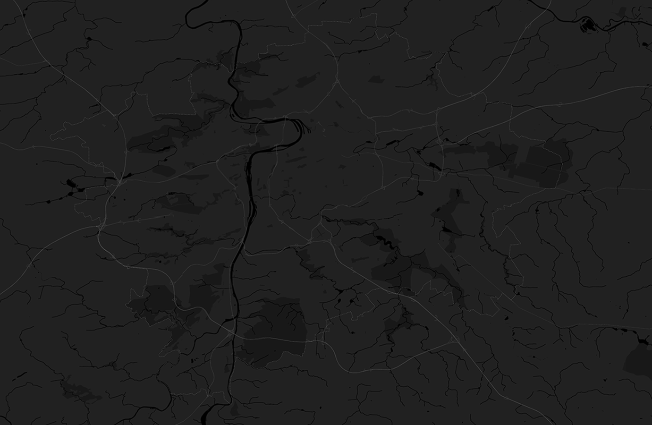
#> input picture python implementation/stylized_map.png, 1304 x 850 px (shown at 1/2 size)
$ python simulateTraffic.py
#> lines starting #> are read from the running program, lines starting #| are printed output that depends on the picture
### python implementation/simulationCore.py
import csv
import math
from random import seed
from random import random
from random import randint

# time that represents 0 AM IS 0 AND AT *6 AM ITS 21,600
GLOBAL_TIME = 21600
GLOBAL_TIME_HOURS = str(int(21600/60/60))
GLOBAL_TIME_MINUTES = 0
# This is the equal change where the probability will be same across country/city *11 AM
GLOBAL_TIME_CHANGE_EQUAL = 39600
# This is the time where the probabilities reverse *3 PM
GLOBAL_TIME_CHANGE_REVERSE = 54000
# We will stop the simulation at *8 PM
GLOBAL_TIME_END_TIME = 72000

def tick_clock():
    global GLOBAL_TIME, GLOBAL_TIME_HOURS, GLOBAL_TIME_MINUTES
    GLOBAL_TIME_HOURS = str(int((GLOBAL_TIME/60)/60))
    GLOBAL_TIME_MINUTES = str(int((((GLOBAL_TIME/60)/60) - int((GLOBAL_TIME/60)/60))*60))

    if(GLOBAL_TIME % 60 == 0):

        print("TIME OF THE DAY IS: " + GLOBAL_TIME_HOURS + " HOURS and " + GLOBAL_TIME_MINUTES + " MINUTES")

    GLOBAL_TIME += 1

def load_boxes():
    BOXES = [[],[],[],[],[]]
    with open('boxes.csv') as csv_file:
#> (reads python implementation/boxes.csv from the repository)
        csv_reader = csv.reader(csv_file, delimiter=',')
        line_count = 0
        for row in csv_reader:
            BOXES[int(row[4])].append([[int(row[0]),int(row[1])],[int(row[2]), int(row[3])]])
            #print(f'x[0]: \t{row[0]} x[1]: {row[1]} y[0]: {row[2]} y[1]: {row[3]} order: {row[4]}.')
            line_count += 1
        print(f'Processed {line_count} lines.')

    return BOXES

def calculate_distance(pointA, pointB):

    A_squared = (pointA[0] - pointB[0])**2
    B_squared = (pointA[1] - pointB[1])**2
    return int(math.sqrt(A_squared + B_squared))

def pick_by_probability(outsider):
    #VERSION 2.0
    #This function also takes the time into the consideration, we will have 3 waves of changes
    # the first change will be the default, the time will begin at 6 AM and the probability will from
    # outside to inside, then at lets say 11pm the probability will flow equally across the country/city/
    # and then lets say at 3 pm the probability will flow from the inside out
    # THIS function has an argument outsider, so if the outsider is true that means we take the car from the outside as
    # the destination start.. WE WILL FAVOR HIM THE PROBABILITY FROM THE START ON THE COUNTRY EDGE
    # then it will be equal across and then we will reverse those
    # if the ousider is False then this car the final destination
    # time will start at 0AM and it will be 0 seconds


    # This function returns a value from 0-4 based on the written DENSITY OF POPULATION in designated area
    # This density is represented by an interval, lets say we have 2 areas and the first is 2x more
    # dense than the another, i.e A = 2.B, than there is 2x as bigger probability that we choose A over B,
    # we would pick random number from interval (1,4) but now we have 5 areas and probability interval looks as follows

    probability_interval = [1, 2.9, 7.7, 18.1, 45]
    probability_interval_reversed = [45, 18.1, 7.7, 2.9, 1]

    # These probabilities were calculated with help from the density heatmap legend, the area with the lowest density
    # was our baseline i.e 1 and the others were the multipliers of that baseline

    # random seed value
    seed()

    global GLOBAL_TIME, GLOBAL_TIME_CHANGE_EQUAL, GLOBAL_TIME_CHANGE_REVERSE, GLOBAL_TIME_END_TIME

    # I COULD MADE IT IN A FEWER LINES OF CODE BUT I WANTED IT CHRONOLOGICAL , FROM MORNING TO EVENING

    if GLOBAL_TIME < GLOBAL_TIME_CHANGE_EQUAL:
        if outsider:
            # generate random numbers between 0-46 which is the max from pr. interval
            value = (random() * probability_interval_reversed[0])

            for i in range(len(probability_interval_reversed)-1, -1, -1):
                if value < probability_interval_reversed[i]:
                    return i
        else:
            # generate random numbers between 0-46 which is the max from pr. interval
            value = (random() * probability_interval[-1])

            for i in range(len(probability_interval)):
                if value < probability_interval[i]:
                    return i
    elif GLOBAL_TIME < GLOBAL_TIME_CHANGE_REVERSE:
        # everybody is equally chosen
        value = randint(0, len(probability_interval)-1)
        return value

    elif GLOBAL_TIME < GLOBAL_TIME_END_TIME:
        # reversed the first one
        if not outsider:
            # generate random numbers between 0-46 which is the max from pr. interval
            value = (random() * probability_interval_reversed[0])

            for i in range(len(probability_interval_reversed) - 1, -1, -1):
                if value < probability_interval_reversed[i]:
                    return i
        else:
            # generate random numbers between 0-46 which is the max from pr. interval
            value = (random() * probability_interval[-1])

            for i in range(len(probability_interval)):
                if value < probability_interval[i]:
                    return i
    return -1


def pick_random_row(arr):
    seed()
    return randint(0, len(arr)-1)

def pick_start_end_point(boxes, min_distance):
    pointA = 0
    pointB = 0

    while True:
        orderA = pick_by_probability(True)
        orderB = pick_by_probability(False)

        if(orderA != -1 and orderB != -1):
            pointA = boxes[orderA][pick_random_row(boxes[orderA])]
            pointB = boxes[orderB][pick_random_row(boxes[orderB])]

            # middle of the box (pointA)
            A = [int((pointA[0][0] + pointA[1][0])/2),int((pointA[0][1] + pointA[1][1])/2)]
            # middle of the box (pointB)
            B = [int((pointB[0][0] + pointB[1][0])/2),int((pointB[0][1] + pointB[1][1])/2)]

            dist = calculate_distance(A, B)

            if dist > min_distance:
                break
        else:
            return -1


    return [A, B]

loaded_boxes = load_boxes()

# [13 lines of commented-out code are left out]

### python implementation/simulateTraffic.py
import numpy as np
import cv2
from math import cos, atan, sin
from PIL import ImageFont, Image, ImageDraw
import csv

import simulationCore
LOADED_BOXES = simulationCore.loaded_boxes

#*****************************************************
################# PARAMETERS #########################

# MINIMAL DISTANCE BETWEEN CHOSEN VEHICLES IN PIXELS
MINIMAL_DISTANCE = 150 # About 4.5 km
# TOTAL VEHICLES IN PRAGUE
TOTAL_VEHICLES = 851000
# PERCENTAGE OF USED VEHICLES FROM TOTAL AT THAT DAY *70%
PERCENTAGE_USED_VEHICLES = 0.8
# PERCENTAGE OF FLYING CARS *1%
PERCENTAGE_FLYING_CARS = 0.01
# PERCENTAGE OF FLYING CARS USED AT NOON
PERCENTAGE_FLYING_CARS_NOON = 0.87

#*****************************************************
#TOTAL FLYING CARS MORNING/AFTERNOON
FLYING_CARS = (TOTAL_VEHICLES*PERCENTAGE_USED_VEHICLES)*PERCENTAGE_FLYING_CARS

#FLYING VEHICLES USED NOON
FLYING_CARS_NOON = FLYING_CARS*PERCENTAGE_FLYING_CARS_NOON

# we calculate the span of time in minutes we have available and divide the cars accordingly
MORNING_BORDER = simulationCore.GLOBAL_TIME_CHANGE_EQUAL
NOON_BORDER = simulationCore.GLOBAL_TIME_CHANGE_REVERSE
AFTERNOON_BORDER = simulationCore.GLOBAL_TIME_END_TIME

DURATION_MORNING = (MORNING_BORDER - simulationCore.GLOBAL_TIME)/60
DURATION_NOON = (NOON_BORDER - simulationCore.GLOBAL_TIME_CHANGE_EQUAL)/60
DURATION_AFTERNOON = (AFTERNOON_BORDER - simulationCore.GLOBAL_TIME_CHANGE_REVERSE)/60

#VEHICLES PER MINUTE MORNING
Vehicles_pm_M = FLYING_CARS/DURATION_MORNING
#VEHICLES PER MINUTE NOON
Vehicles_pm_N = FLYING_CARS_NOON/DURATION_NOON
#VEHICLES PER MINUTE AFTERNOON
Vehicles_pm_AN = FLYING_CARS/DURATION_AFTERNOON
VEHICLES_FLOWN = 0


## DATA TO BE SAVED IN CSV ##
VEHICLES_INFO = [[], [], []] #Morning Noon Afternoon
WAS_SAVED = False

class Vehicle:
    def __init__(self, start_x, start_y, end_x, end_y):
        self.start_x = start_x
        self.start_y = start_y
        self.current_x = start_x
        self.current_y = start_y
        self.end_x = end_x
        self.end_y = end_y

        #CAR SPEED PIXELS/SEC
        self.speed = .7

        # WHERE TO MOVE
        if ((end_x - start_x) > 0):
            self.way_x = 1
        else:
            self.way_x = -1

        if ((end_y - start_y) > 0):
            self.way_y = 1
        else:
            self.way_y = -1

        # X,Y speed from trigonometry
        delta_y = end_y-start_y
        delta_x = end_x-start_x
        if(delta_x == 0):
            delta_x = 0.000000001

        angle = atan(abs(delta_y)/abs(delta_x))
        self.speed_y = abs(self.speed * sin(angle))
        self.speed_x = abs(self.speed * cos(angle))

    def finished(self):
        counter = 0
        if ((self.way_x > 0) and ((self.end_x - self.current_x) <= 0)):
            counter += 1
        elif ((self.way_x < 0) and ((self.end_x - self.current_x) >= 0)):
            counter += 1

        if ((self.way_y > 0) and ((self.end_y - self.current_y) <= 0)):
            counter += 1
        elif((self.way_y < 0) and ((self.end_y - self.current_y) >= 0)):
            counter += 1

        if counter >= 2:
            return True
        return False


    def move(self):
        if (not self.finished()):
            self.current_x += (self.way_x*self.speed_x)
            self.current_y += (self.way_y*self.speed_y)


# if time (*1 minute) passes spawn vehicles
def spawn_vehicles(spawner):
    # current time
    current_time = simulationCore.GLOBAL_TIME

    global MORNING_BORDER, NOON_BORDER, AFTERNOON_BORDER, MINIMAL_DISTANCE, LOADED_BOXES, VEHICLES_FLOWN

    spawn_per_minute = 0

    csv_array_index = 0
    if current_time < MORNING_BORDER:
        spawn_per_minute = Vehicles_pm_M
    elif current_time < NOON_BORDER:
        spawn_per_minute = Vehicles_pm_N
        csv_array_index = 1
    elif current_time < AFTERNOON_BORDER:
        spawn_per_minute = Vehicles_pm_AN
        csv_array_index = 2

    for i in range(int(spawn_per_minute)):
        points = simulationCore.pick_start_end_point(LOADED_BOXES, MINIMAL_DISTANCE)
        if points != -1:
            new_vehicle = Vehicle(points[0][1], points[0][0], points[1][1], points[1][0])  # start_x, start_y, end_x, end_y
            spawner.append(new_vehicle)
            VEHICLES_FLOWN += 1

            #save info about vehicles to csv array
            global VEHICLES_INFO
            VEHICLES_INFO[csv_array_index].append([current_time, points[0][1], points[0][0], points[1][1], points[1][0]])


#img = cv2.imread('black_white_blue.png',1)
img = cv2.imread('stylized_map.png',1)
#> img is the input picture: shape (850, 1304, 3); min 0, max 109, mean 31.8

# CIRCLES SETTTINGS
# Center coordinates
center_coordinates = (50, 50)
# Radius of circle
radius = 2
#
radius_start_end = 1
# Blue color in BGR
#color = (250, 250, 250)
# Line thickness of 2 px
thickness = 2
thickness_start_end = 1

# TEXT SETTINGS
font = ImageFont.truetype("roboto_thin.ttf", 40)
#font                   = cv2.FONT_HERSHEY_SIMPLEX
coord_text_city = (70,70)
coord_text_vehicles = (70,120)
coord_text_vehicles_flown = (70,170)
coord_text_time = (70,220)
fontScale              = 1
fontColor              = (255,255,255)
lineType               = 2


i = 0

spawner = []
while True:
    simulationCore.tick_clock()

    image = img.copy()

    current_time = simulationCore.GLOBAL_TIME
    if(current_time % 60 == 1):
        spawn_vehicles(spawner)
    spawned_to_be_deleted = []

    for i in range(len(spawner)):
        if(not spawner[i].finished()):
            image = cv2.circle(image, (int(spawner[i].start_x), int(spawner[i].start_y)), radius_start_end, (255, 0, 255),thickness_start_end)
            image = cv2.circle(image, (int(spawner[i].end_x), int(spawner[i].end_y)), radius_start_end, (0, 0, 255),thickness_start_end)
            image = cv2.circle(image, (int(spawner[i].current_x), int(spawner[i].current_y)), radius, (0, 245, 245), thickness)

            image = cv2.circle(image, (460,285), 3, (0, 0, 245),2)
            spawner[i].move()
        else:
            #print("DELETE THIS ONE")
            spawned_to_be_deleted.append(i)
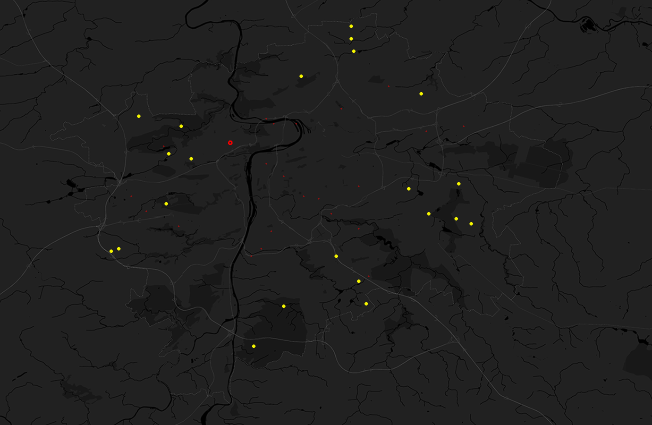
#> image: shape (850, 1304, 3) (shown at 1/2 size); mean B, G, R 31.7, 31.9, 32
#> after the loop, spawned_to_be_deleted = []

    for i in range(len(spawned_to_be_deleted)):
        del spawner[spawned_to_be_deleted[i]]
#> this loop made 0 passes

    ######### DRAWIN WITH CUSTOM FONT HELP FROM PIL lib
    # From OpenCV to Pil
    rgb = cv2.cvtColor(image, cv2.COLOR_BGR2RGB)
    pil = Image.fromarray(rgb)
    draw = ImageDraw.Draw(pil)

    draw.text(coord_text_city, ("City: Prague"), font=font, fill=(235, 235, 235))
    draw.text(coord_text_vehicles, ("Flying: " + str(len(spawner))), font=font, fill=(235, 235, 235))

    #FORMAT THE TEXT
    flown = str(VEHICLES_FLOWN)
    if VEHICLES_FLOWN >= 1000000:
        flown = flown[0:-6] + " " + flown[-6:-3] + " " + flown[-3:-1] + flown[-1]
    elif VEHICLES_FLOWN >= 1000:
        flown = flown[0:-3] + " " + flown[-3:-1] + flown[-1]
    draw.text(coord_text_vehicles_flown, ("Flown: " + str(flown)), font=font, fill=(235, 235, 235))

    hours = simulationCore.GLOBAL_TIME_HOURS
    minutes = simulationCore.GLOBAL_TIME_MINUTES
    if int(minutes) < 10:
        minutes = "0" + str(minutes)

    draw_time = str(hours + ":" + minutes)
    draw.text(coord_text_time, draw_time, font=font, fill=(255, 255, 255))
    # From Pil to OpenCV
    cv2_img = cv2.cvtColor(np.array(pil), cv2.COLOR_RGB2BGR)
    ########################################################

    cv2.imshow('image', cv2_img)

    time = simulationCore.GLOBAL_TIME

    #UNCOMMENT THIS IF YOU WANT TO CREATE SERIES OF PHOTOS/VIDEO AND MODIFY HOW MANY PICTURES SHOULD BE TAKEN
    #SAVE EVERY 20TH SECOND photos of the simulation
    if (time % 20 == 0):
        cv2.imwrite("saved_photos/" + str(time) + ".jpg", cv2_img)

    #SAVE the data about vehicles to csv at the end MORNING NOON AFTERNOON
    if time > AFTERNOON_BORDER:
        if not WAS_SAVED:
            print(VEHICLES_INFO)
            with open('morning_data.csv', mode='w', newline='') as morning_data_file:
                morning_data_file_writer = csv.writer(morning_data_file, delimiter=',', quotechar='"', quoting=csv.QUOTE_MINIMAL)

                for data in VEHICLES_INFO[0]:
                    morning_data_file_writer.writerow([str(data[0]), str(data[1]), str(data[2]), str(data[3]), str(data[4])])

            with open('noon_data.csv', mode='w', newline='') as noon_data_file:
                noon_data_file_writer = csv.writer(noon_data_file, delimiter=',', quotechar='"', quoting=csv.QUOTE_MINIMAL)

                for data in VEHICLES_INFO[1]:
                    noon_data_file_writer.writerow([str(data[0]), str(data[1]), str(data[2]), str(data[3]), str(data[4])])

            with open('afternoon_data.csv', mode='w', newline='') as afternoon_data_file:
                afternoon_data_file_writer = csv.writer(afternoon_data_file, delimiter=',', quotechar='"', quoting=csv.QUOTE_MINIMAL)

                for data in VEHICLES_INFO[2]:
                    afternoon_data_file_writer.writerow([str(data[0]), str(data[1]), str(data[2]), str(data[3]), str(data[4])])

            WAS_SAVED = True


    k = cv2.waitKey(1)
#> (key Esc is pressed here)
    if k==27:    # Esc key to stop
        continue

    if k == 27:         # wait for ESC key to exit
        cv2.destroyAllWindows()
